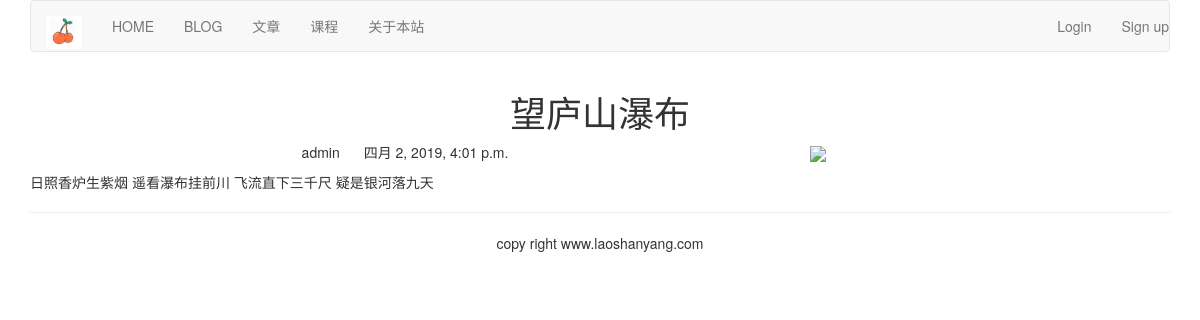
Screenshot of /article/2/ with the database file from the repository.
### blog/models.py (models this page shows, shortened)
class BlogArticles(models.Model):
    title=models.CharField(max_length=300)
    author=models.ForeignKey(User,related_name='blog_posts',on_delete=models.CASCADE)
    body=models.TextField()
    publish=models.DateTimeField(default=timezone.now)
    class Meta:
        ordering=('-publish',)

### blog/views.py (the view)
# urls.py: path('article/<article_id>/', views.blog_article),
def blog_article(request, article_id):
    article = get_object_or_404(BlogArticles, id=article_id)
    pub = article.publish
    return render(request, 'blog/content.html', {'article': article, 'publish': pub})

### templates/blog/content.html (shortened to what this page needs)
{% extends 'base.html' %}
{% block content %}
    <div class="row text-center vertical-middle-sm">
        <h1>{{ article.title }}</h1>
    </div>
    <div class="row">
        <div class="col-xs-12 col-md-8">
            <p class="text-center">
                <span>{{ article.author.username }}</span>
                <span style="margin-left:20px">{{ publish }}</span>
            </p>
            <div>{{ article.body }}</div>
        </div>
        <div class="col-xs-6 col-md-4">
            <img width="200"
                 src="https://ss0.bdstatic.com/94oJfD_bAAcT8t7mm9GUKT-xh_/timg?image&quality=100&size=b4000_4000&sec=1554173367&di=21dc92748c918e681dc9fb83579340bb&src=http://img06.tooopen.com/images/20170513/tooopen_sy_209368462926.jpg"/>
        </div>
    </div>
{% endblock %}

### rows the page displays
BlogArticles: title "望庐山瀑布", author.username "admin", publish "四月 2, 2019, 4:01 p.m.", body "日照香炉生紫烟 遥看瀑布挂前川 飞流直下三千尺 疑是银河落九天"
